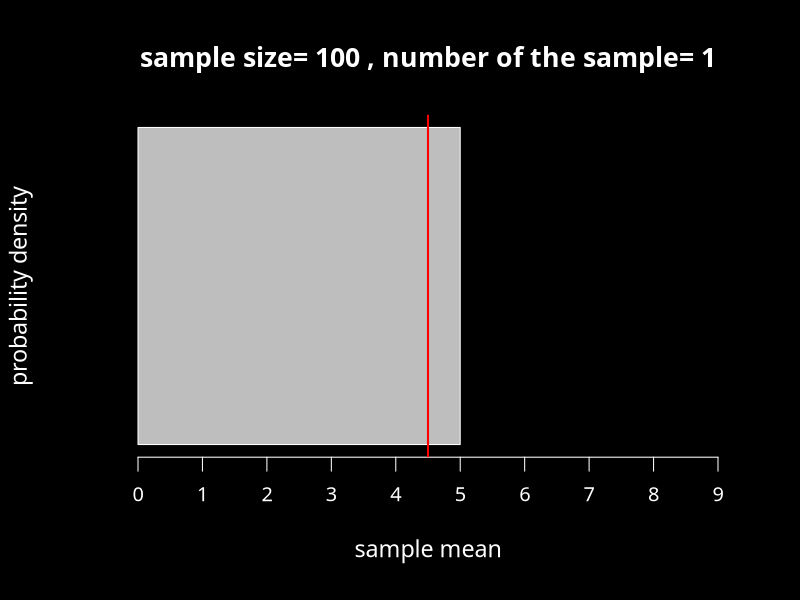
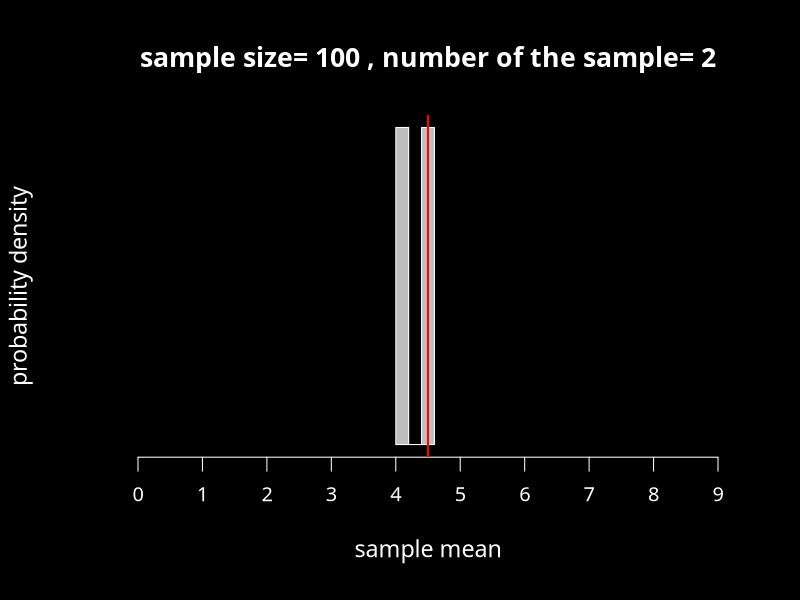
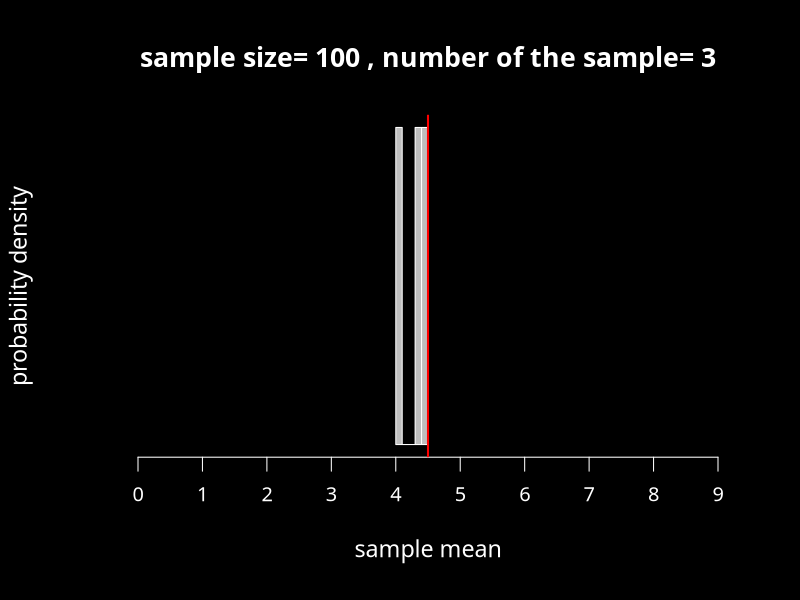
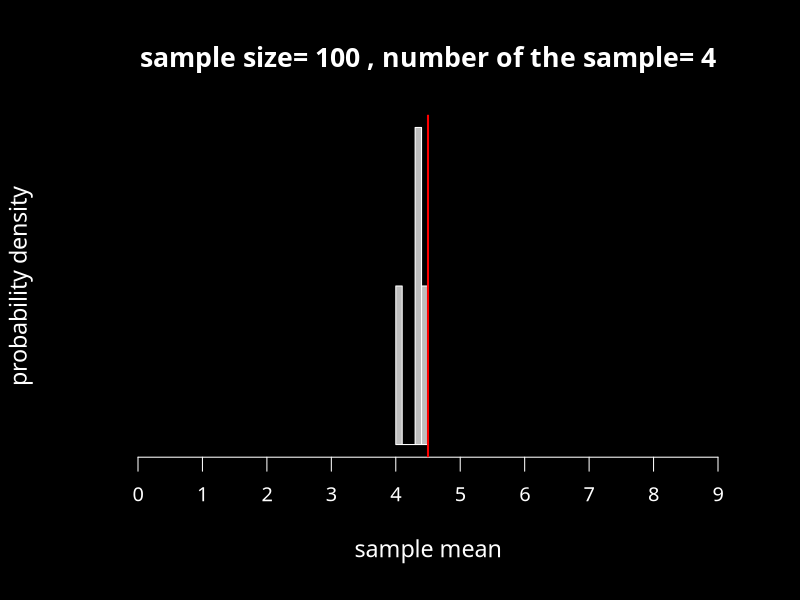
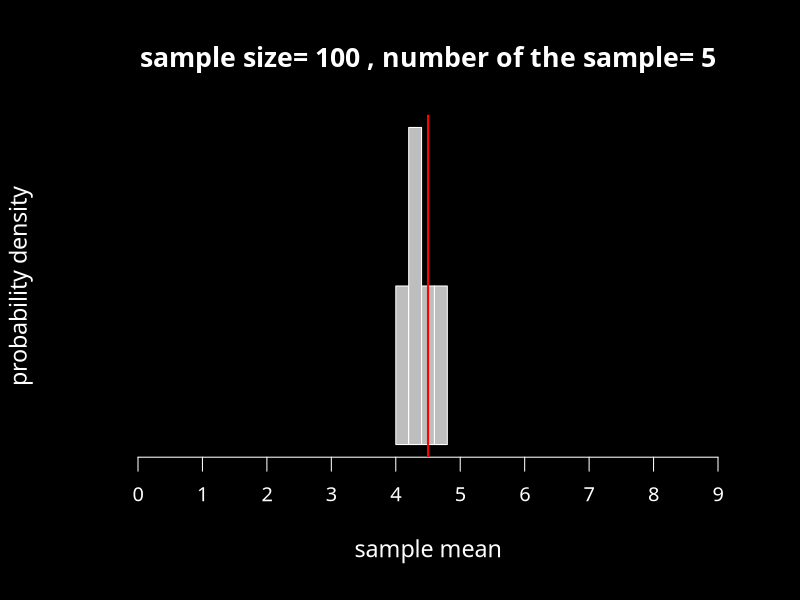
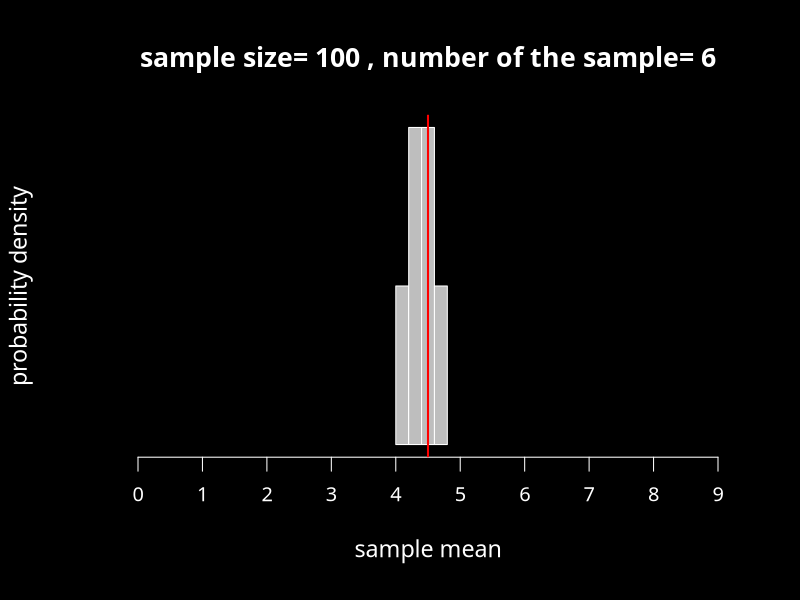
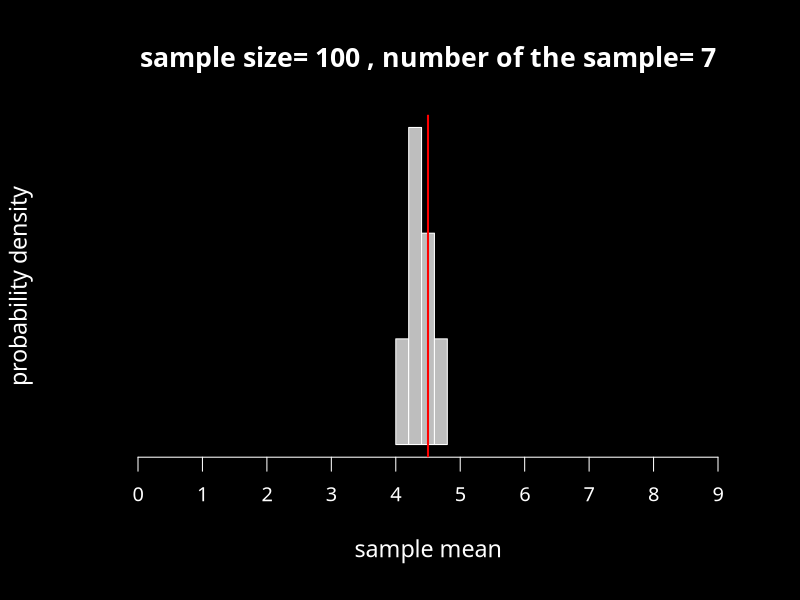
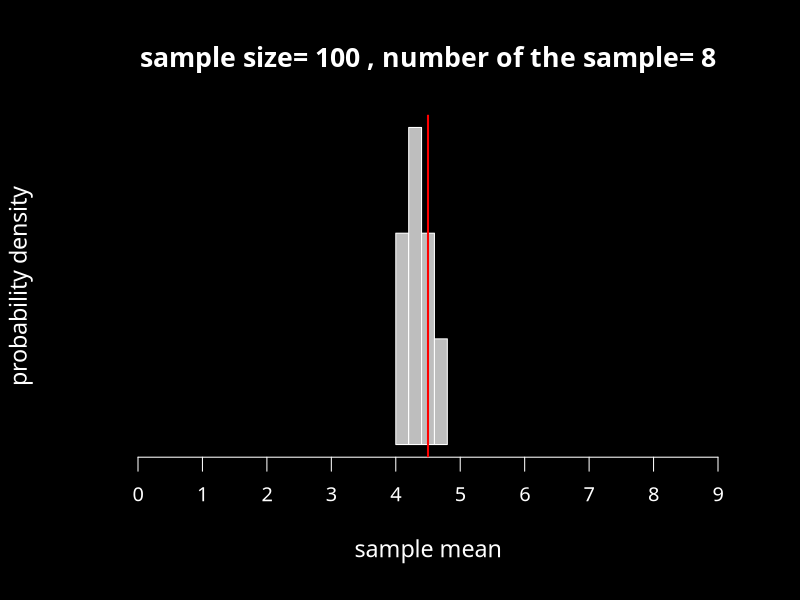

Here is the R script that generated these plots, in order:
bag <- 0:9
trial <- 1000
n <- 1 

## 0 から 9 までの数字が書かれた 10 枚の架空のカードを作成し “bag” と名付ける。
bag <- 0:9

## Parameters: n = 標本サイズ
##             T = 標本数
bag.experiment <- function(n=10, T=500){
  means <- rep(NA, T)
  s.mat <<- matrix(NA, ncol=n, nrow=T)
  for(i in 1:T){
    s <- sample(bag, n, replace=TRUE)
    s.mat[i,] <<- s
    means[i] <- mean(s)
    par(family="HiraKakuPro-W3", cex.lab=1.4, cex.axis=1.2, cex.main=1.6, mex=1.4,
        bg="black", fg="white", col.main="white", col.axis="white", col.lab="white")
    hist(means[1:i], axes=FALSE, freq=FALSE, xlim=c(0,9),
         xlab="sample mean", ylab="probability density",
         main=paste("sample size=", n, ", number of the sample=", i),
         col="gray")
    axis(1, 0:9)
    abline(v=4.5, lwd=2, col="red")
  }
  axis(2)
}

# シミュレーション結果を表示するためには次のコマンドを入力する。

quartz()
bag.experiment(n=100)

# n = 10, 100, ... と設定を変えて実行してみると、その違いが明確にわかる